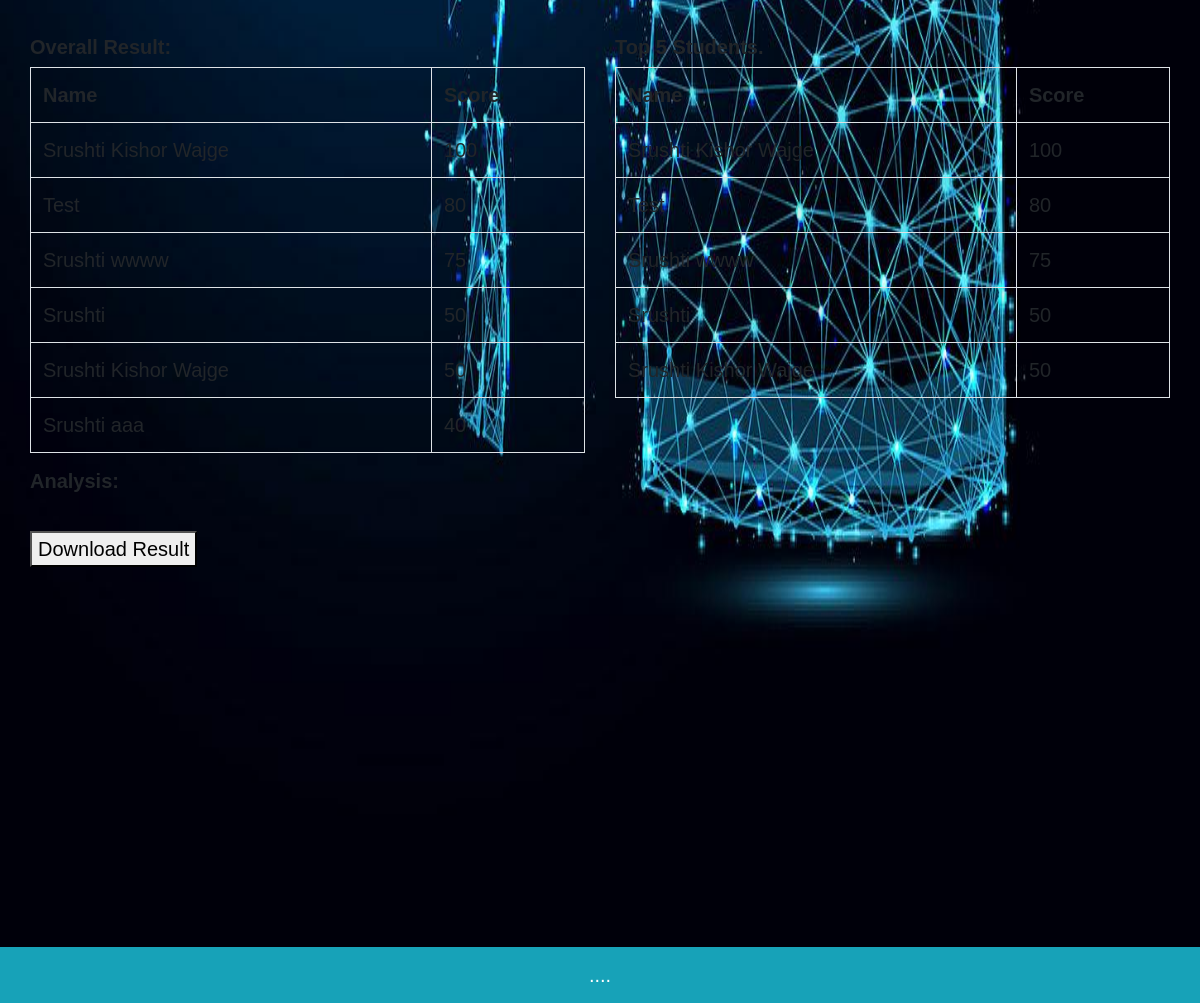
Before: /Teacher/quizz.php?eid=123456 (lower part) with the older database file.
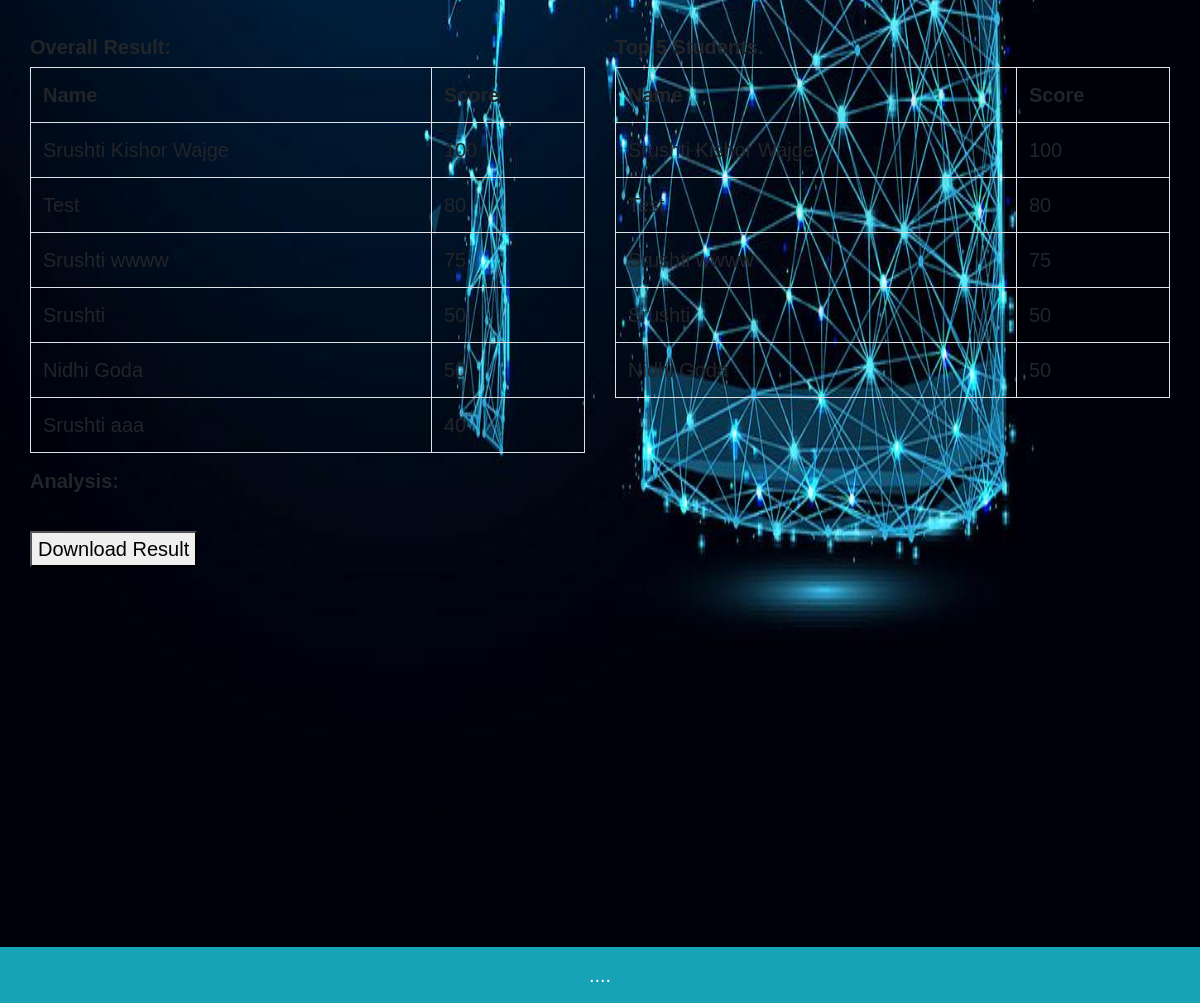
After: the same page with the newer database file.
### tables this page shows
CREATE TABLE `assessment_records` (
  `assessment_id` int(11) NOT NULL,
  `stud_name` varchar(50) NOT NULL,
  `email` varchar(255) NOT NULL,
  `exam_id` varchar(255) NOT NULL,
  `score` int(255) NOT NULL,
  `status` int(11) NOT NULL DEFAULT '0'
);

### Teacher/quizz.php (the view, shortened to what this page needs)
<?php
$eid = $_GET['eid'];
?>
<!DOCTYPE html>
<html>
<head>
  <?php include '../links.php' ?>
  <?php include '../connection.php' ?>
</head>
<body>
  <div class="container-fluid">
    <div class="container-fluid">
      <div style="margin:auto;text-align:center">
        <br>
      </div>
      <div class="row" id="results">
        <div class="col">
          <div class="table-responsive">
            <h5><b>Overall Result: </b></h5>
            <table class="table table-striped table-bordered" style="width:100%">
              <tr>
                <th>Name</th>
                <th>Score</th>
              </tr>
              <?php
              $getrecords = "SELECT * FROM `assessment_records` WHERE exam_id='$eid' ORDER BY score DESC";
              $rungetr = mysqli_query($conn, $getrecords);
              while ($rrow = mysqli_fetch_assoc($rungetr)) {
                echo "<tr><td>" . $rrow['stud_name'] . "</td><td>" . $rrow['score'] . "</td></tr>";
              }
              ?>
            </table>
          </div>
        </div>
        <div class="col">
          <div class="table-responsive">
            <h5><b>Top 5 Students.</b></h5>
            <table class="table table-striped table-bordered" style="width:100%">
              <tr>
                <th>Name</th>
                <th>Score</th>
              </tr>
              <?php
              $getrecords = "SELECT s.*
                  FROM assessment_records AS s
                    JOIN
                      ( SELECT DISTINCT score
                        FROM assessment_records
                        WHERE exam_id = '$eid' and score> 40
                        ORDER BY score DESC
                            LIMIT 5
                      ) AS lim
                      ON s.score = lim.score
                  ORDER BY s.score DESC ;";
              $rungetr = mysqli_query($conn, $getrecords);
              while ($rrow = mysqli_fetch_assoc($rungetr)) {
                echo "<tr><td>" . $rrow['stud_name'] . "</td><td>" . $rrow['score'] . "</td></tr>";
              }
              ?>
            </table>
          </div>
        </div>
        <div class="col">
          <div class="table-responsive">
            <h5><b>Analysis: </b></h5>
            <br><button onclick="printDiv('results')">Download Result</button>
            <div id="chartdiv"></div>
          </div>
        </div>
      </div>
      <br><br><br><br>
      <div class="navbar navbar-expand-lg navbar-info bg-info" id="footer">
        <a class="navbar-brand mx-auto text-white">....</a>
      </div>
</body>
</html>

Changed rows visible on the page:
removed assessment_records: stud_name "Srushti Kishor Wajge", score "50"
added assessment_records: stud_name "Nidhi Goda", score "50"
